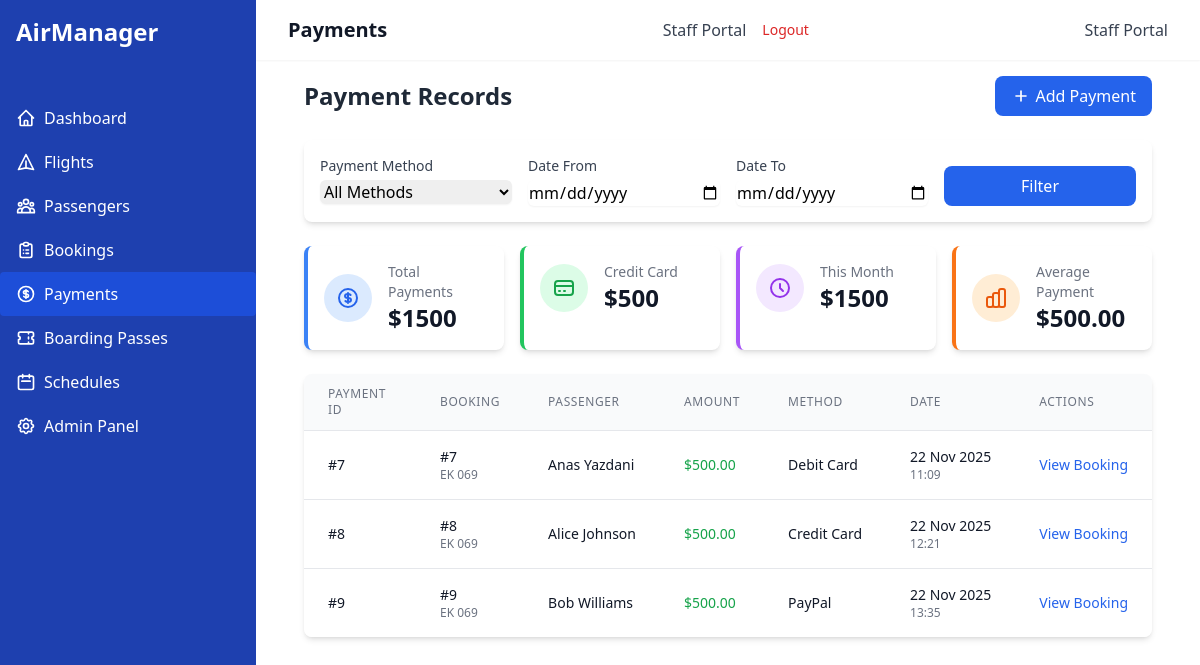
/payments/ (signed in), run on the app's committed database.
### airline_app/models.py (models this page shows, shortened)
class Payment(models.Model):
    PAYMENT_METHOD_CHOICES = [
        ('CREDIT_CARD', 'Credit Card'),
        ('DEBIT_CARD', 'Debit Card'),
        ('PAYPAL', 'PayPal'),
        ('BANK_TRANSFER', 'Bank Transfer'),
    ]
    payment_id = models.AutoField(primary_key=True)
    amount = models.DecimalField(max_digits=10, decimal_places=2)
    payment_method = models.CharField(
        max_length=15, choices=PAYMENT_METHOD_CHOICES)
    payment_date = models.DateTimeField(auto_now_add=True)
    booking = models.OneToOneField(
        Booking, on_delete=models.CASCADE, related_name='payment')

class Booking(models.Model):
    STATUS_CHOICES = [
        ('CONFIRMED', 'Confirmed'),
        ('PENDING', 'Pending'),
        ('CANCELLED', 'Cancelled'),
    ]
    booking_id = models.AutoField(primary_key=True)
    booking_date = models.DateTimeField(auto_now_add=True)
    seat_number = models.CharField(max_length=5)
    passenger = models.ForeignKey(
        Passenger, on_delete=models.CASCADE, related_name='bookings')
    flight = models.ForeignKey(
        Flight, on_delete=models.CASCADE, related_name='bookings')
    status = models.CharField(
        max_length=10, choices=STATUS_CHOICES, default='PENDING')
    class Meta:
        unique_together = ('flight', 'seat_number')

class Flight(models.Model):
    flight_id = models.AutoField(primary_key=True)
    flight_number = models.CharField(max_length=10, unique=True)
    departure_time = models.DateTimeField()
    arrival_time = models.DateTimeField()
    source_airport = models.ForeignKey(
        Airport, on_delete=models.CASCADE, related_name='departing_flights')
    destination_airport = models.ForeignKey(
        Airport, on_delete=models.CASCADE, related_name='arriving_flights')
    aircraft = models.ForeignKey(
        Aircraft, on_delete=models.CASCADE, related_name='flights')
    crew = models.ManyToManyField(CrewMember, related_name='flights')

class Passenger(models.Model):
    GENDER_CHOICES = [
        ('M', 'Male'),
        ('F', 'Female'),
        ('O', 'Other'),
    ]
    passenger_id = models.AutoField(primary_key=True)
    name = models.CharField(max_length=100)
    date_of_birth = models.DateField()
    gender = models.CharField(max_length=1, choices=GENDER_CHOICES)
    email = models.EmailField()
    phone_number = models.CharField(max_length=15)
    passport_number = models.CharField(max_length=20, unique=True)
    address = models.TextField()

### airline_app/views.py (the view)
# urls.py: path('payments/', views.PaymentListView.as_view(), name='payment-list'),
class PaymentListView(LoginRequiredMixin, ListView):
    model = Payment
    template_name = 'airline_app/payment_list.html'
    context_object_name = 'payments'
    paginate_by = 10
    def get_queryset(self):
        queryset = Payment.objects.all()
        method = self.request.GET.get('method', '')
        if method:
            queryset = queryset.filter(payment_method=method)
        date_from = self.request.GET.get('date_from', '')
        if date_from:
            try:
                date_from = datetime.strptime(date_from, '%Y-%m-%d').date()
                queryset = queryset.filter(payment_date__date__gte=date_from)
            except ValueError:
                pass
        date_to = self.request.GET.get('date_to', '')
        if date_to:
            try:
                date_to = datetime.strptime(date_to, '%Y-%m-%d').date()
                queryset = queryset.filter(payment_date__date__lte=date_to)
            except ValueError:
                pass
        return queryset
    def get_context_data(self, **kwargs):
        context = super().get_context_data(**kwargs)
        payment_stats = get_payment_stats()
        context.update(payment_stats)
        return context

### airline_app/views.py (called while the page is built)
def get_payment_stats():
    today = timezone.now()
    start_of_month = today.replace(
        day=1, hour=0, minute=0, second=0, microsecond=0)
    total_amount = Payment.objects.aggregate(Sum('amount'))['amount__sum'] or 0
    credit_card_amount = Payment.objects.filter(
        payment_method='CREDIT_CARD').aggregate(Sum('amount'))['amount__sum'] or 0
    this_month_amount = Payment.objects.filter(
        payment_date__gte=start_of_month).aggregate(Sum('amount'))['amount__sum'] or 0
    payment_count = Payment.objects.count()
    average_amount = round(total_amount / payment_count,
                           2) if payment_count > 0 else 0
    return {
        'total_amount': total_amount,
        'credit_card_amount': credit_card_amount,
        'this_month_amount': this_month_amount,
        'average_amount': average_amount
    }

### airline_app/templates/airline_app/payment_list.html (shortened to what this page needs)
{% extends 'airline_app/base.html' %}
{% block header %}Payments{% endblock %}
{% block content %}
<div class="mb-6 flex justify-between items-center">
    <h2 class="text-2xl font-bold text-gray-800">Payment Records</h2>
    <a href="{% url 'payment-create' %}" class="bg-blue-600 hover:bg-blue-700 text-white font-medium py-2 px-4 rounded-lg flex items-center transition-colors">
        <svg class="w-5 h-5 mr-1" fill="none" stroke="currentColor" viewBox="0 0 24 24" xmlns="http://www.w3.org/2000/svg">
            <path stroke-linecap="round" stroke-linejoin="round" stroke-width="2" d="M12 6v6m0 0v6m0-6h6m-6 0H6"></path>
        </svg>
        Add Payment
    </a>
</div>
<div class="bg-white rounded-lg shadow-md p-4 mb-6">
    <form method="get" class="grid grid-cols-1 sm:grid-cols-2 lg:grid-cols-4 gap-4">
        <div>
            <label class="block text-sm font-medium text-gray-700 mb-1">Payment Method</label>
            <select name="method" class="w-full rounded-md border-gray-300 shadow-sm focus:border-blue-500 focus:ring focus:ring-blue-500 focus:ring-opacity-50">
                <option value="">All Methods</option>
            </select>
        </div>
        <div>
            <label class="block text-sm font-medium text-gray-700 mb-1">Date From</label>
            <input type="date" name="date_from" value="{{ request.GET.date_from }}"
                   class="w-full rounded-md border-gray-300 shadow-sm focus:border-blue-500 focus:ring focus:ring-blue-500 focus:ring-opacity-50">
        </div>
        <div>
            <label class="block text-sm font-medium text-gray-700 mb-1">Date To</label>
            <input type="date" name="date_to" value="{{ request.GET.date_to }}"
                   class="w-full rounded-md border-gray-300 shadow-sm focus:border-blue-500 focus:ring focus:ring-blue-500 focus:ring-opacity-50">
        </div>
        <div class="flex items-end">
            <button type="submit" class="w-full bg-blue-600 hover:bg-blue-700 text-white font-medium py-2 px-4 rounded-lg transition-colors">
                Filter
            </button>
        </div>
    </form>
</div>
<div class="grid grid-cols-1 sm:grid-cols-2 lg:grid-cols-4 gap-4 mb-6">
    <div class="bg-white p-4 rounded-lg shadow-md border-l-4 border-blue-500">
        <div class="flex items-center">
            <div class="flex-shrink-0 bg-blue-100 rounded-full p-3">
            </div>
            <div class="ml-4">
                <h3 class="text-sm font-medium text-gray-500">Total Payments</h3>
                <p class="text-2xl font-bold text-gray-900">${{ total_amount }}</p>
            </div>
        </div>
    </div>
    <div class="bg-white p-4 rounded-lg shadow-md border-l-4 border-green-500">
        <div class="flex items-center">
            <div class="flex-shrink-0 bg-green-100 rounded-full p-3">
                <svg class="h-6 w-6 text-green-600" fill="none" stroke="currentColor" viewBox="0 0 24 24" xmlns="http://www.w3.org/2000/svg">
                    <path stroke-linecap="round" stroke-linejoin="round" stroke-width="2" d="M3 10h18M7 15h1m4 0h1m-7 4h12a3 3 0 003-3V8a3 3 0 00-3-3H6a3 3 0 00-3 3v8a3 3 0 003 3z"></path>
                </svg>
            </div>
            <div class="ml-4">
                <h3 class="text-sm font-medium text-gray-500">Credit Card</h3>
                <p class="text-2xl font-bold text-gray-900">${{ credit_card_amount }}</p>
            </div>
        </div>
    </div>
    <div class="bg-white p-4 rounded-lg shadow-md border-l-4 border-purple-500">
        <div class="flex items-center">
            <div class="flex-shrink-0 bg-purple-100 rounded-full p-3">
                <svg class="h-6 w-6 text-purple-600" fill="none" stroke="currentColor" viewBox="0 0 24 24" xmlns="http://www.w3.org/2000/svg">
                    <path stroke-linecap="round" stroke-linejoin="round" stroke-width="2" d="M12 8v4l3 3m6-3a9 9 0 11-18 0 9 9 0 0118 0z"></path>
                </svg>
            </div>
            <div class="ml-4">
                <h3 class="text-sm font-medium text-gray-500">This Month</h3>
                <p class="text-2xl font-bold text-gray-900">${{ this_month_amount }}</p>
            </div>
        </div>
    </div>
    <div class="bg-white p-4 rounded-lg shadow-md border-l-4 border-orange-500">
        <div class="flex items-center">
            <div class="flex-shrink-0 bg-orange-100 rounded-full p-3">
            </div>
            <div class="ml-4">
                <h3 class="text-sm font-medium text-gray-500">Average Payment</h3>
                <p class="text-2xl font-bold text-gray-900">${{ average_amount }}</p>
            </div>
        </div>
    </div>
</div>
<div class="bg-white rounded-lg shadow-md overflow-hidden">
    <div class="overflow-x-auto">
        <table class="min-w-full divide-y divide-gray-200">
            <thead class="bg-gray-50">
                <tr>
                    <th class="px-6 py-3 text-left text-xs font-medium text-gray-500 uppercase tracking-wider">Payment ID</th>
                    <th class="px-6 py-3 text-left text-xs font-medium text-gray-500 uppercase tracking-wider">Booking</th>
                    <th class="px-6 py-3 text-left text-xs font-medium text-gray-500 uppercase tracking-wider">Passenger</th>
                    <th class="px-6 py-3 text-left text-xs font-medium text-gray-500 uppercase tracking-wider">Amount</th>
                    <th class="px-6 py-3 text-left text-xs font-medium text-gray-500 uppercase tracking-wider">Method</th>
                    <th class="px-6 py-3 text-left text-xs font-medium text-gray-500 uppercase tracking-wider">Date</th>
                    <th class="px-6 py-3 text-left text-xs font-medium text-gray-500 uppercase tracking-wider">Actions</th>
                </tr>
            </thead>
            <tbody class="bg-white divide-y divide-gray-200">
                {% for payment in payments %}
                <tr class="hover:bg-gray-50 transition-colors">
                    <td class="px-6 py-4 whitespace-nowrap">
                        <div class="text-sm font-medium text-gray-900">#{{ payment.payment_id }}</div>
                    </td>
                    <td class="px-6 py-4 whitespace-nowrap">
                        <div class="text-sm font-medium text-gray-900">#{{ payment.booking.booking_id }}</div>
                        <div class="text-xs text-gray-500">{{ payment.booking.flight.flight_number }}</div>
                    </td>
                    <td class="px-6 py-4 whitespace-nowrap">
                        <div class="text-sm font-medium text-gray-900">{{ payment.booking.passenger.name }}</div>
                    </td>
                    <td class="px-6 py-4 whitespace-nowrap">
                        <div class="text-sm font-medium text-green-600">${{ payment.amount }}</div>
                    </td>
                    <td class="px-6 py-4 whitespace-nowrap">
                        <div class="text-sm text-gray-900">{{ payment.get_payment_method_display }}</div>
                    </td>
                    <td class="px-6 py-4 whitespace-nowrap">
                        <div class="text-sm text-gray-900">{{ payment.payment_date|date:"d M Y" }}</div>
                        <div class="text-xs text-gray-500">{{ payment.payment_date|date:"H:i" }}</div>
                    </td>
                    <td class="px-6 py-4 whitespace-nowrap text-sm text-gray-500">
                        <a href="{% url 'booking-detail' payment.booking.pk %}" class="text-blue-600 hover:text-blue-900">View Booking</a>
                    </td>
                </tr>
                {% empty %}
                <tr>
                    <td colspan="7" class="px-6 py-4 text-center text-gray-500">No payments found matching your criteria.</td>
                </tr>
                {% endfor %}
            </tbody>
        </table>
    </div>
</div>
{% endblock %}

### data on the page
Payment: payment_id "7", booking.booking_id "7", booking.flight.flight_number "EK 069", booking.passenger.name "Anas Yazdani", amount "500.00", payment_method "Debit Card", payment_date "22 Nov 2025", payment_date "11:09"
Payment: payment_id "8", booking.booking_id "8", booking.flight.flight_number "EK 069", booking.passenger.name "Alice Johnson", amount "500.00", payment_method "Credit Card", payment_date "22 Nov 2025", payment_date "12:21"
Payment: payment_id "9", booking.booking_id "9", booking.flight.flight_number "EK 069", booking.passenger.name "Bob Williams", amount "500.00", payment_method "PayPal", payment_date "22 Nov 2025", payment_date "13:35"

### other printed values
{{ total_amount }} "1500"
{{ credit_card_amount }} "500"
{{ this_month_amount }} "1500"
{{ average_amount }} "500.00"
